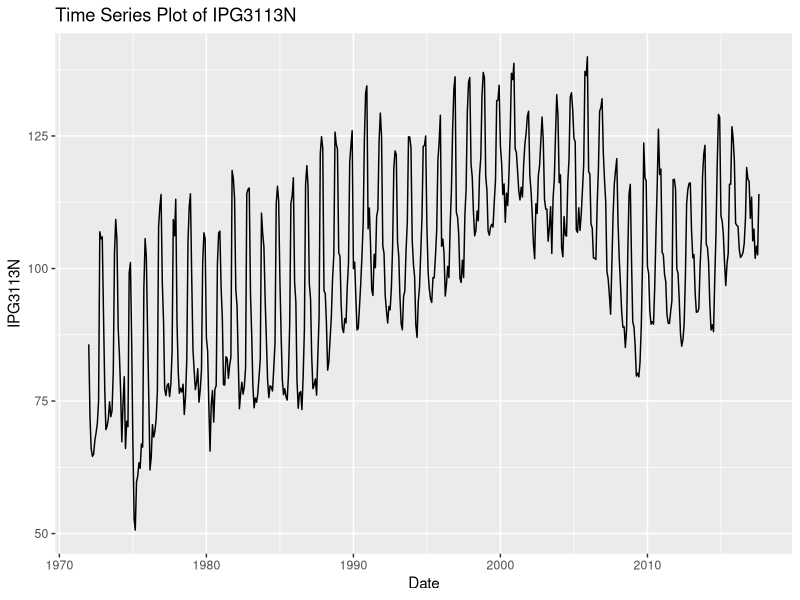
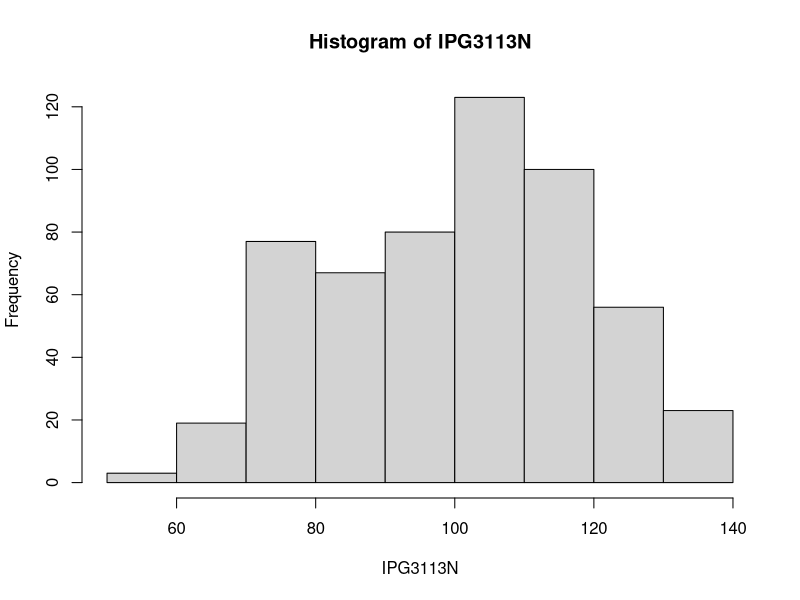
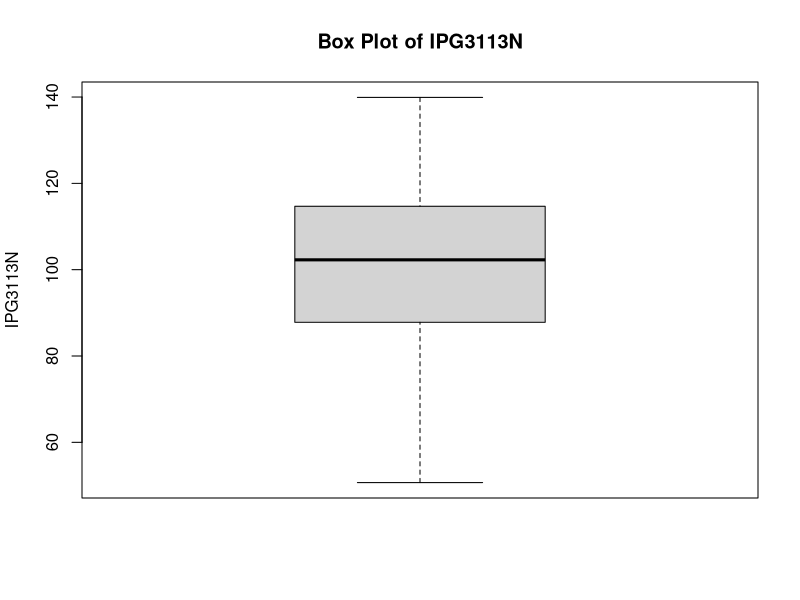
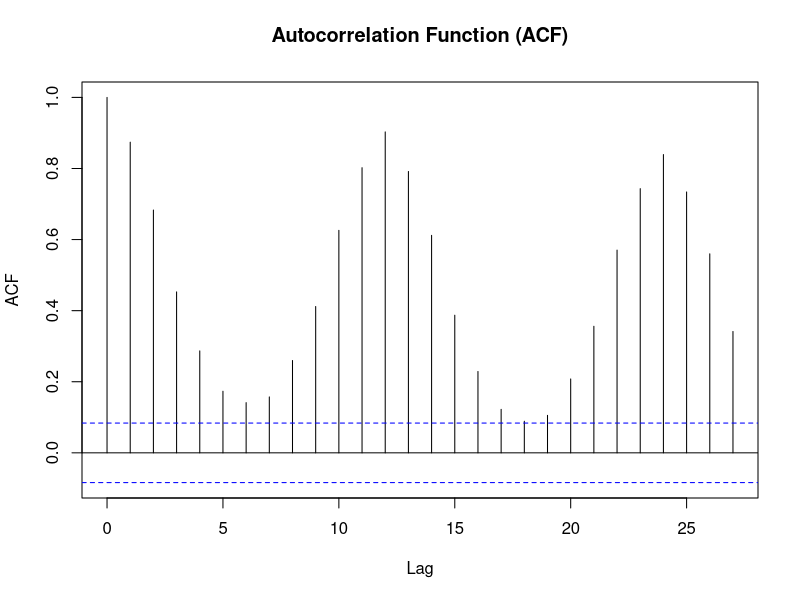
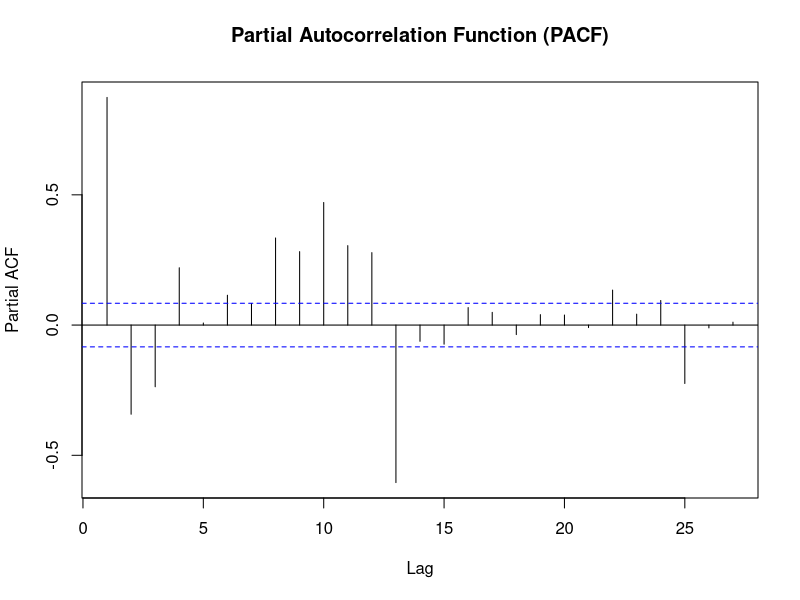
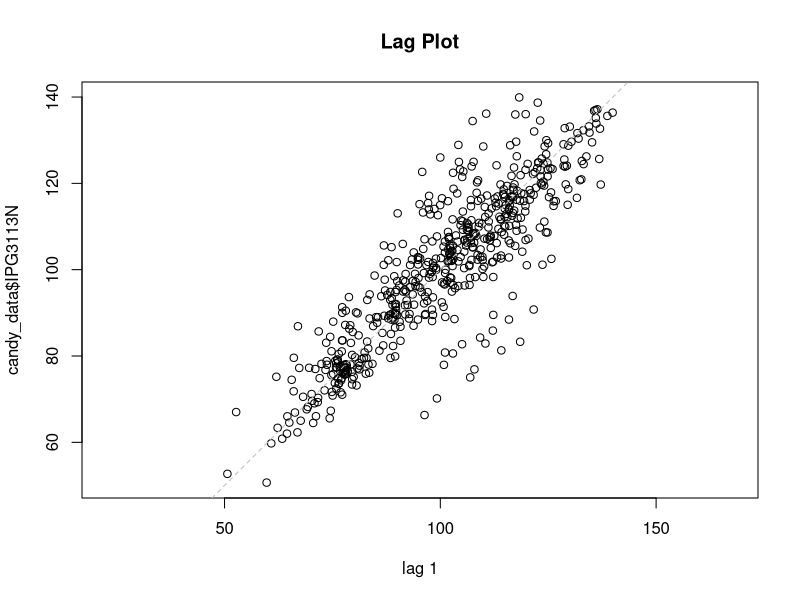
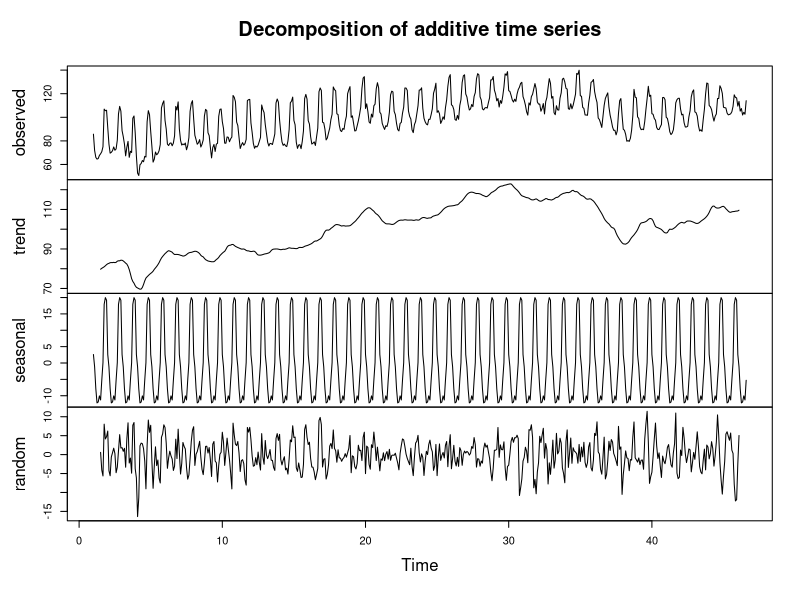
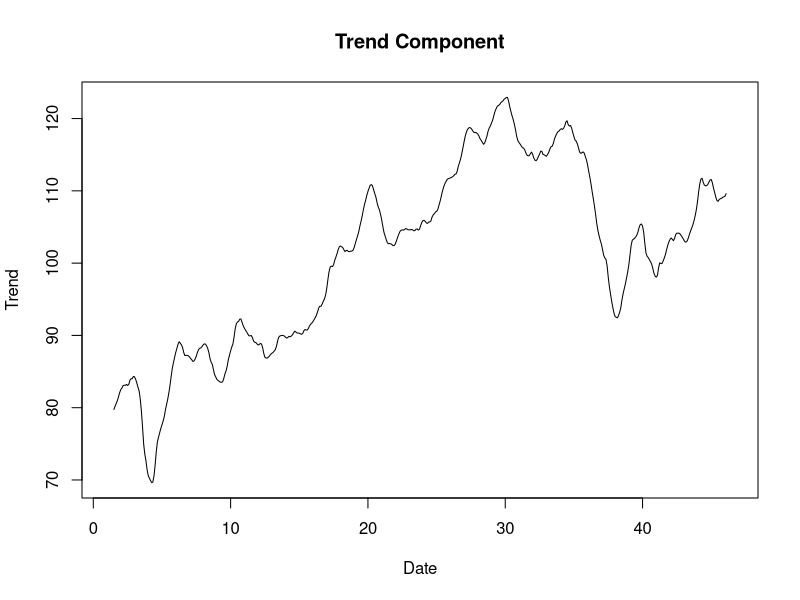

Here is the R script that generated these plots, in order:
candy_data <- read.csv("candy_production.csv")

#install.packages("ggplot2")
#install.packages("lubridate")
#install.packages("tseries")
#install.packages("forecast")

library(ggplot2)
library(lubridate)


# ================================Data Preparation==============================
ls() # Check my data frame name

str(candy_data) # Check the structure

any(is.na(candy_data)) # Check for missing values

# Convert date column to date format
candy_data$observation_date <- as.Date(candy_data$observation_date, format = "%m/%d/%Y")

# Create the time series plot
ggplot(data = candy_data, aes(x = observation_date, y = IPG3113N)) +
  geom_line() +
  labs(x = "Date", y = "IPG3113N") +
  ggtitle("Time Series Plot of IPG3113N")

# ===================== Exploratory Data Analysis (EDA) ========================
summary(candy_data$IPG3113N)

# Examine the distribution 
hist(candy_data$IPG3113N, main = "Histogram of IPG3113N", xlab = "IPG3113N")

# Box plot
boxplot(candy_data$IPG3113N, main = "Box Plot of IPG3113N", ylab = "IPG3113N")

# Examine autocorrelation and partial autocorrelation to identify potential lag values for modeling
acf(candy_data$IPG3113N, main = "Autocorrelation Function (ACF)")
pacf(candy_data$IPG3113N, main = "Partial Autocorrelation Function (PACF)")

#library(forecast)
#ts_data <- ts(candy_data$IPG3113N, frequency = 12) # Create a time series object
#seasonplot(ts_data, year.labels = TRUE, year.labels.left = TRUE) # Create a seasonal subseries plot

# Statistical Tests using adf --> result < 0.05 means likely stationary
library(tseries)
adf.test(candy_data$IPG3113N)

# examine relationships between values at different time points
lag.plot(candy_data$IPG3113N, main = "Lag Plot")

# Perform seasonal decomposition
ts_data <- ts(candy_data$IPG3113N, frequency = 12)  # Assuming monthly data (frequency = 12)
decomposition <- decompose(ts_data)
plot(decomposition) # Plot the decomposition components (trend, seasonal, and remainder)

# ============================= Data Visualization ================================

# Visual Inspection of Trend Component
plot(decomposition$trend, main = "Trend Component", xlab = "Date", ylab = "Trend")

# Visual Inspection of Seasonal Component
plot(decomposition$seasonal, main = "Seasonal Component", xlab = "Date", ylab = "Seasonal")

# Visual Inspection of Residual Component
plot(decomposition$random, main = "Residual Component", xlab = "Date", ylab = "Residual")

# helps to find the most suitable ARIMA model for the data
library(forecast)
fit <- auto.arima(candy_data$IPG3113N)
summary(fit)
auto.arima(candy_data$IPG3113N, ic="aic", trace=TRUE)

# ============================ Analysis for seasonal ===========================
summary(decomposition$seasonal)

# Plot the autocorrelation function (ACF) of the seasonal component
acf(decomposition$seasonal, main = "ACF of Seasonal Component")

# Plot the partial autocorrelation function (PACF) of the seasonal component
pacf(decomposition$seasonal, main = "PACF of Seasonal Component")

# ============================ Analysis for trend ==============================
summary(decomposition$trend)

# check got missing value or not
any(is.na(decomposition$trend))
# remove missing value
decomposition$trend <- na.omit(decomposition$trend)

# Plot the autocorrelation function- ACF & PACF of the trend component
acf(decomposition$trend, main = "ACF of Trend Component")
pacf(decomposition$trend, main = "PACF of Trend Component")

# =========================== Analysis for Residual ============================
summary(decomposition$random)

any(is.na(decomposition$random))
decomposition$random <- na.omit(decomposition$random)

# Plot the autocorrelation function (ACF) of the residual component
acf(decomposition$random, main = "ACF of Residual Component")

# Plot the partial autocorrelation function (PACF) of the residual component
pacf(decomposition$random, main = "PACF of Residual Component")


# =========================== Fit ARIMA model ============================
arima_model <- auto.arima(ts_data)
summary(arima_model)

# Generate forecasts for the next 24 months
forecast_values <- forecast(arima_model, h = 24)
print(forecast_values)

# plot the graph out
plot(forecast_values, main = "ARIMA Forecast", xlab = "Date", ylab = "IPG3113N")


# ============================= Model Evaluation ===============================

# helps to find the most suitable ARIMA model for the data
library(forecast)
fit <- auto.arima(candy_data$IPG3113N)
auto.arima(candy_data$IPG3113N, ic="aic", trace=TRUE)

# find the MAE, MASE, RMSE, ME, ...
accuracy(fit)
# or 
summary(fit)





